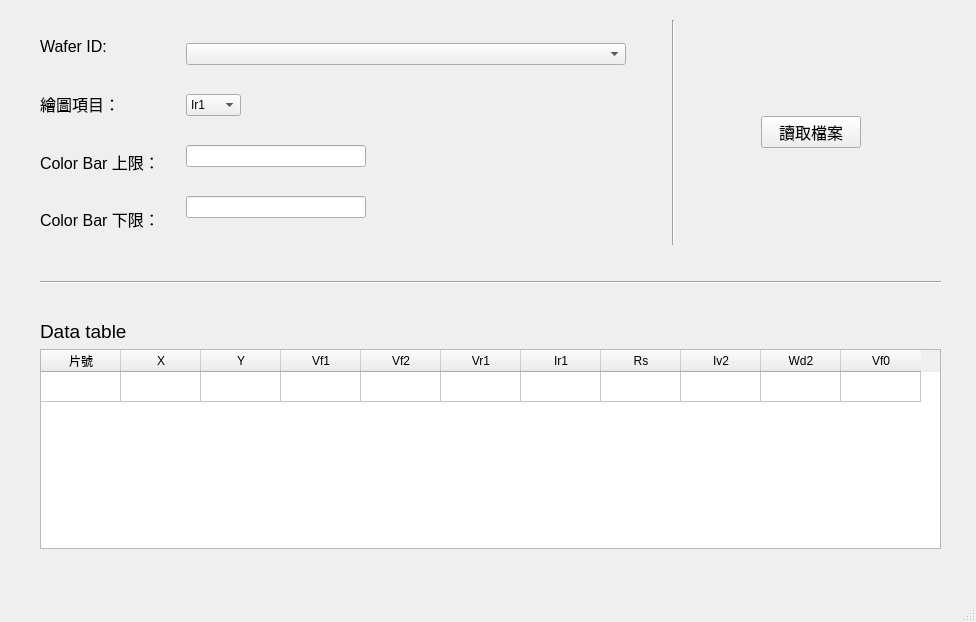
<?xml version="1.0" encoding="UTF-8"?>
<ui version="4.0">
 <class>MainWindow</class>
 <widget class="QMainWindow" name="MainWindow">
  <property name="geometry">
   <rect>
    <x>0</x>
    <y>0</y>
    <width>976</width>
    <height>622</height>
   </rect>
  </property>
  <property name="windowTitle">
   <string>Wafer mapping</string>
  </property>
  <widget class="QWidget" name="centralwidget">
   <property name="minimumSize">
    <size>
     <width>800</width>
     <height>0</height>
    </size>
   </property>
   <widget class="QWidget" name="verticalLayoutWidget_4">
    <property name="geometry">
     <rect>
      <x>40</x>
      <y>20</y>
      <width>901</width>
      <height>569</height>
     </rect>
    </property>
    <layout class="QVBoxLayout" name="verticalLayout_4">
     <item>
      <layout class="QHBoxLayout" name="horizontalLayout_3">
       <item>
        <layout class="QVBoxLayout" name="verticalLayout_3">
         <item>
          <widget class="QLabel" name="label_7">
           <property name="font">
            <font>
             <pointsize>12</pointsize>
            </font>
           </property>
           <property name="text">
            <string>Wafer ID:</string>
           </property>
          </widget>
         </item>
         <item>
          <widget class="QLabel" name="label_5">
           <property name="font">
            <font>
             <pointsize>12</pointsize>
            </font>
           </property>
           <property name="text">
            <string>繪圖項目：</string>
           </property>
          </widget>
         </item>
         <item>
          <widget class="QLabel" name="label_6">
           <property name="font">
            <font>
             <pointsize>12</pointsize>
            </font>
           </property>
           <property name="text">
            <string>Color Bar 上限：</string>
           </property>
          </widget>
         </item>
         <item>
          <widget class="QLabel" name="label_8">
           <property name="font">
            <font>
             <pointsize>12</pointsize>
            </font>
           </property>
           <property name="text">
            <string>Color Bar 下限：</string>
           </property>
          </widget>
         </item>
        </layout>
       </item>
       <item>
        <spacer name="verticalSpacer">
         <property name="orientation">
          <enum>Qt::Vertical</enum>
         </property>
         <property name="sizeHint" stdset="0">
          <size>
           <width>20</width>
           <height>40</height>
          </size>
         </property>
        </spacer>
       </item>
       <item>
        <layout class="QVBoxLayout" name="verticalLayout_2">
         <item>
          <layout class="QHBoxLayout" name="horizontalLayout_4">
           <item>
            <widget class="QComboBox" name="comboBox"/>
           </item>
           <item>
            <spacer name="horizontalSpacer_3">
             <property name="orientation">
              <enum>Qt::Horizontal</enum>
             </property>
             <property name="sizeType">
              <enum>QSizePolicy::Minimum</enum>
             </property>
             <property name="sizeHint" stdset="0">
              <size>
               <width>40</width>
               <height>20</height>
              </size>
             </property>
            </spacer>
           </item>
          </layout>
         </item>
         <item>
          <layout class="QHBoxLayout" name="horizontalLayout_5">
           <item>
            <widget class="QComboBox" name="comboBox_2">
             <property name="currentIndex">
              <number>3</number>
             </property>
             <item>
              <property name="text">
               <string>Vf1</string>
              </property>
             </item>
             <item>
              <property name="text">
               <string>Vf2</string>
              </property>
             </item>
             <item>
              <property name="text">
               <string>Vr1</string>
              </property>
             </item>
             <item>
              <property name="text">
               <string>Ir1</string>
              </property>
             </item>
             <item>
              <property name="text">
               <string>Rs</string>
              </property>
             </item>
             <item>
              <property name="text">
               <string>Iv2</string>
              </property>
             </item>
             <item>
              <property name="text">
               <string>Wd2</string>
              </property>
             </item>
             <item>
              <property name="text">
               <string>Wp2</string>
              </property>
             </item>
             <item>
              <property name="text">
               <string>Vf0</string>
              </property>
             </item>
            </widget>
           </item>
           <item>
            <spacer name="horizontalSpacer_4">
             <property name="orientation">
              <enum>Qt::Horizontal</enum>
             </property>
             <property name="sizeHint" stdset="0">
              <size>
               <width>40</width>
               <height>20</height>
              </size>
             </property>
            </spacer>
           </item>
          </layout>
         </item>
         <item>
          <layout class="QHBoxLayout" name="horizontalLayout">
           <item>
            <widget class="QLineEdit" name="lineEdit">
             <property name="inputMethodHints">
              <set>Qt::ImhDigitsOnly</set>
             </property>
            </widget>
           </item>
           <item>
            <spacer name="horizontalSpacer">
             <property name="orientation">
              <enum>Qt::Horizontal</enum>
             </property>
             <property name="sizeType">
              <enum>QSizePolicy::Maximum</enum>
             </property>
             <property name="sizeHint" stdset="0">
              <size>
               <width>300</width>
               <height>20</height>
              </size>
             </property>
            </spacer>
           </item>
          </layout>
         </item>
         <item>
          <layout class="QHBoxLayout" name="horizontalLayout_2">
           <item>
            <widget class="QLineEdit" name="lineEdit_2">
             <property name="inputMethodHints">
              <set>Qt::ImhDigitsOnly</set>
             </property>
            </widget>
           </item>
           <item>
            <spacer name="horizontalSpacer_2">
             <property name="orientation">
              <enum>Qt::Horizontal</enum>
             </property>
             <property name="sizeType">
              <enum>QSizePolicy::Maximum</enum>
             </property>
             <property name="sizeHint" stdset="0">
              <size>
               <width>300</width>
               <height>20</height>
              </size>
             </property>
            </spacer>
           </item>
          </layout>
         </item>
        </layout>
       </item>
       <item>
        <widget class="Line" name="line_2">
         <property name="orientation">
          <enum>Qt::Vertical</enum>
         </property>
        </widget>
       </item>
       <item>
        <spacer name="horizontalSpacer_5">
         <property name="orientation">
          <enum>Qt::Horizontal</enum>
         </property>
         <property name="sizeType">
          <enum>QSizePolicy::Minimum</enum>
         </property>
         <property name="sizeHint" stdset="0">
          <size>
           <width>80</width>
           <height>20</height>
          </size>
         </property>
        </spacer>
       </item>
       <item>
        <widget class="QPushButton" name="read_data_button">
         <property name="minimumSize">
          <size>
           <width>100</width>
           <height>0</height>
          </size>
         </property>
         <property name="font">
          <font>
           <pointsize>12</pointsize>
          </font>
         </property>
         <property name="text">
          <string>讀取檔案</string>
         </property>
        </widget>
       </item>
       <item>
        <spacer name="horizontalSpacer_6">
         <property name="orientation">
          <enum>Qt::Horizontal</enum>
         </property>
         <property name="sizeType">
          <enum>QSizePolicy::Minimum</enum>
         </property>
         <property name="sizeHint" stdset="0">
          <size>
           <width>80</width>
           <height>20</height>
          </size>
         </property>
        </spacer>
       </item>
      </layout>
     </item>
     <item>
      <spacer name="verticalSpacer_2">
       <property name="orientation">
        <enum>Qt::Vertical</enum>
       </property>
       <property name="sizeType">
        <enum>QSizePolicy::Preferred</enum>
       </property>
       <property name="sizeHint" stdset="0">
        <size>
         <width>20</width>
         <height>30</height>
        </size>
       </property>
      </spacer>
     </item>
     <item>
      <widget class="Line" name="line">
       <property name="orientation">
        <enum>Qt::Horizontal</enum>
       </property>
      </widget>
     </item>
     <item>
      <layout class="QVBoxLayout" name="verticalLayout">
       <item>
        <spacer name="verticalSpacer_4">
         <property name="orientation">
          <enum>Qt::Vertical</enum>
         </property>
         <property name="sizeHint" stdset="0">
          <size>
           <width>20</width>
           <height>30</height>
          </size>
         </property>
        </spacer>
       </item>
       <item>
        <widget class="QLabel" name="label">
         <property name="font">
          <font>
           <pointsize>14</pointsize>
          </font>
         </property>
         <property name="text">
          <string>Data table</string>
         </property>
        </widget>
       </item>
       <item>
        <widget class="QTableWidget" name="tableWidget">
         <property name="minimumSize">
          <size>
           <width>0</width>
           <height>200</height>
          </size>
         </property>
         <property name="focusPolicy">
          <enum>Qt::NoFocus</enum>
         </property>
         <property name="inputMethodHints">
          <set>Qt::ImhNone</set>
         </property>
         <property name="autoScroll">
          <bool>true</bool>
         </property>
         <property name="rowCount">
          <number>1</number>
         </property>
         <attribute name="horizontalHeaderDefaultSectionSize">
          <number>80</number>
         </attribute>
         <attribute name="horizontalHeaderHighlightSections">
          <bool>false</bool>
         </attribute>
         <attribute name="verticalHeaderVisible">
          <bool>false</bool>
         </attribute>
         <attribute name="verticalHeaderCascadingSectionResizes">
          <bool>false</bool>
         </attribute>
         <attribute name="verticalHeaderHighlightSections">
          <bool>false</bool>
         </attribute>
         <row/>
         <column>
          <property name="text">
           <string>片號</string>
          </property>
         </column>
         <column>
          <property name="text">
           <string>X</string>
          </property>
         </column>
         <column>
          <property name="text">
           <string>Y</string>
          </property>
         </column>
         <column>
          <property name="text">
           <string>Vf1</string>
          </property>
         </column>
         <column>
          <property name="text">
           <string>Vf2</string>
          </property>
         </column>
         <column>
          <property name="text">
           <string>Vr1</string>
          </property>
         </column>
         <column>
          <property name="text">
           <string>Ir1</string>
          </property>
         </column>
         <column>
          <property name="text">
           <string>Rs</string>
          </property>
         </column>
         <column>
          <property name="text">
           <string>Iv2</string>
          </property>
         </column>
         <column>
          <property name="text">
           <string>Wd2</string>
          </property>
         </column>
         <column>
          <property name="text">
           <string>Vf0</string>
          </property>
         </column>
        </widget>
       </item>
       <item>
        <spacer name="verticalSpacer_3">
         <property name="orientation">
          <enum>Qt::Vertical</enum>
         </property>
         <property name="sizeHint" stdset="0">
          <size>
           <width>20</width>
           <height>40</height>
          </size>
         </property>
        </spacer>
       </item>
      </layout>
     </item>
    </layout>
   </widget>
  </widget>
  <widget class="QStatusBar" name="statusBar"/>
 </widget>
 <resources/>
 <connections/>
</ui>
